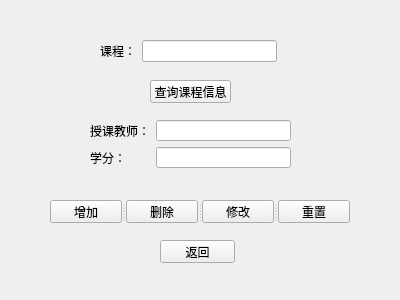
<?xml version="1.0" encoding="UTF-8"?>
<ui version="4.0">
 <class>course_info_manage</class>
 <widget class="QWidget" name="course_info_manage">
  <property name="geometry">
   <rect>
    <x>0</x>
    <y>0</y>
    <width>400</width>
    <height>300</height>
   </rect>
  </property>
  <property name="windowTitle">
   <string>course_info_manage</string>
  </property>
  <widget class="QPushButton" name="pushButton_check_cou">
   <property name="geometry">
    <rect>
     <x>150</x>
     <y>80</y>
     <width>81</width>
     <height>23</height>
    </rect>
   </property>
   <property name="text">
    <string>查询课程信息</string>
   </property>
  </widget>
  <widget class="QPushButton" name="pushButton_back_cou">
   <property name="geometry">
    <rect>
     <x>160</x>
     <y>240</y>
     <width>75</width>
     <height>23</height>
    </rect>
   </property>
   <property name="text">
    <string>返回</string>
   </property>
  </widget>
  <widget class="QSplitter" name="splitter">
   <property name="geometry">
    <rect>
     <x>50</x>
     <y>200</y>
     <width>300</width>
     <height>23</height>
    </rect>
   </property>
   <property name="orientation">
    <enum>Qt::Horizontal</enum>
   </property>
   <widget class="QPushButton" name="pushButton_add_cou">
    <property name="text">
     <string>增加</string>
    </property>
   </widget>
   <widget class="QPushButton" name="pushButton_delete_cou">
    <property name="text">
     <string>删除</string>
    </property>
   </widget>
   <widget class="QPushButton" name="pushButton_update_cou">
    <property name="text">
     <string>修改</string>
    </property>
   </widget>
   <widget class="QPushButton" name="pushButton_reset_cou">
    <property name="text">
     <string>重置</string>
    </property>
   </widget>
  </widget>
  <widget class="QWidget" name="">
   <property name="geometry">
    <rect>
     <x>100</x>
     <y>40</y>
     <width>177</width>
     <height>22</height>
    </rect>
   </property>
   <layout class="QHBoxLayout" name="horizontalLayout">
    <item>
     <widget class="QLabel" name="label">
      <property name="text">
       <string>课程：</string>
      </property>
     </widget>
    </item>
    <item>
     <widget class="QLineEdit" name="lineEdit_course"/>
    </item>
   </layout>
  </widget>
  <widget class="QWidget" name="">
   <property name="geometry">
    <rect>
     <x>90</x>
     <y>120</y>
     <width>201</width>
     <height>48</height>
    </rect>
   </property>
   <layout class="QGridLayout" name="gridLayout">
    <item row="0" column="0">
     <widget class="QLabel" name="label_2">
      <property name="text">
       <string>授课教师：</string>
      </property>
     </widget>
    </item>
    <item row="0" column="1">
     <widget class="QLineEdit" name="lineEdit_teacher"/>
    </item>
    <item row="1" column="0">
     <widget class="QLabel" name="label_3">
      <property name="text">
       <string>学分：</string>
      </property>
     </widget>
    </item>
    <item row="1" column="1">
     <widget class="QLineEdit" name="lineEdit_credit"/>
    </item>
   </layout>
  </widget>
 </widget>
 <resources/>
 <connections/>
</ui>
